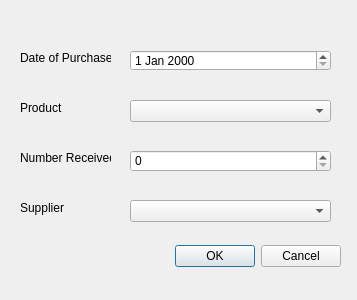
<?xml version="1.0" encoding="UTF-8"?>
<ui version="4.0">
 <class>DialogAddPurchase</class>
 <widget class="QDialog" name="DialogAddPurchase">
  <property name="geometry">
   <rect>
    <x>0</x>
    <y>0</y>
    <width>357</width>
    <height>300</height>
   </rect>
  </property>
  <property name="windowTitle">
   <string>Dialog</string>
  </property>
  <widget class="QDialogButtonBox" name="buttonBox">
   <property name="geometry">
    <rect>
     <x>10</x>
     <y>240</y>
     <width>331</width>
     <height>32</height>
    </rect>
   </property>
   <property name="orientation">
    <enum>Qt::Horizontal</enum>
   </property>
   <property name="standardButtons">
    <set>QDialogButtonBox::Cancel|QDialogButtonBox::Ok</set>
   </property>
  </widget>
  <widget class="QLabel" name="label_purchaseDate">
   <property name="geometry">
    <rect>
     <x>20</x>
     <y>50</y>
     <width>91</width>
     <height>16</height>
    </rect>
   </property>
   <property name="text">
    <string>Date of Purchase</string>
   </property>
  </widget>
  <widget class="QDateEdit" name="dateEdit_purchaseDate">
   <property name="geometry">
    <rect>
     <x>130</x>
     <y>50</y>
     <width>201</width>
     <height>21</height>
    </rect>
   </property>
  </widget>
  <widget class="QLabel" name="label_purchaseProduct">
   <property name="geometry">
    <rect>
     <x>20</x>
     <y>100</y>
     <width>47</width>
     <height>16</height>
    </rect>
   </property>
   <property name="text">
    <string>Product</string>
   </property>
  </widget>
  <widget class="QComboBox" name="comboBox_purchaseProduct">
   <property name="geometry">
    <rect>
     <x>130</x>
     <y>100</y>
     <width>201</width>
     <height>22</height>
    </rect>
   </property>
  </widget>
  <widget class="QLabel" name="label_numberReceived">
   <property name="geometry">
    <rect>
     <x>20</x>
     <y>150</y>
     <width>91</width>
     <height>16</height>
    </rect>
   </property>
   <property name="text">
    <string>Number Received</string>
   </property>
  </widget>
  <widget class="QSpinBox" name="spinBox_numberReceived">
   <property name="geometry">
    <rect>
     <x>130</x>
     <y>150</y>
     <width>201</width>
     <height>22</height>
    </rect>
   </property>
  </widget>
  <widget class="QLabel" name="label_supplier">
   <property name="geometry">
    <rect>
     <x>20</x>
     <y>200</y>
     <width>47</width>
     <height>16</height>
    </rect>
   </property>
   <property name="text">
    <string>Supplier</string>
   </property>
  </widget>
  <widget class="QComboBox" name="comboBox_suppliers">
   <property name="geometry">
    <rect>
     <x>130</x>
     <y>200</y>
     <width>201</width>
     <height>22</height>
    </rect>
   </property>
  </widget>
 </widget>
 <resources/>
 <connections>
  <connection>
   <sender>buttonBox</sender>
   <signal>accepted()</signal>
   <receiver>DialogAddPurchase</receiver>
   <slot>accept()</slot>
   <hints>
    <hint type="sourcelabel">
     <x>248</x>
     <y>254</y>
    </hint>
    <hint type="destinationlabel">
     <x>157</x>
     <y>274</y>
    </hint>
   </hints>
  </connection>
  <connection>
   <sender>buttonBox</sender>
   <signal>rejected()</signal>
   <receiver>DialogAddPurchase</receiver>
   <slot>reject()</slot>
   <hints>
    <hint type="sourcelabel">
     <x>316</x>
     <y>260</y>
    </hint>
    <hint type="destinationlabel">
     <x>286</x>
     <y>274</y>
    </hint>
   </hints>
  </connection>
 </connections>
</ui>
